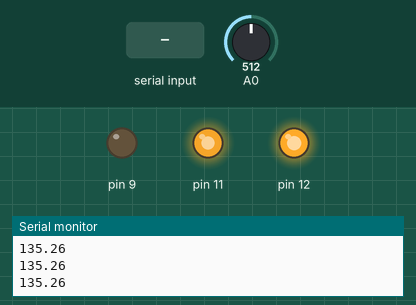
Bench run of a sketch on a simulated Arduino Uno, built with avr-gcc and run on an emulated ATmega328P. On the bench: output pins drawn as LEDs (lit = HIGH), the last lines printed to the serial monitor. The inputs (shaded band) are chosen by the test bench; at power-on: A0 = 512.

Above: at 1.2 s.
1.3 s: A0 set to 0
At 1.9 s:
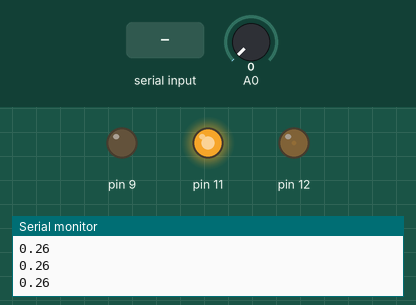
2.9 s: "90,45\n" received over Serial
At 3.3 s:
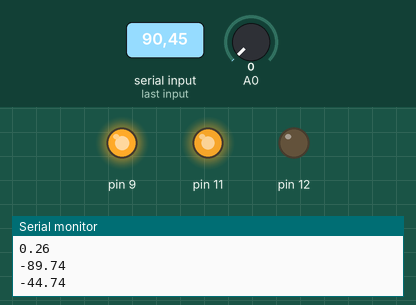
5.4 s: "5\n" received over Serial
At 6.0 s:
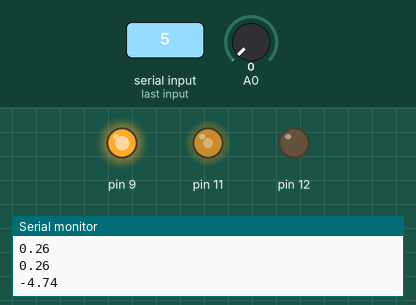
7.9 s: A0 set to 4
At 9.1 s:
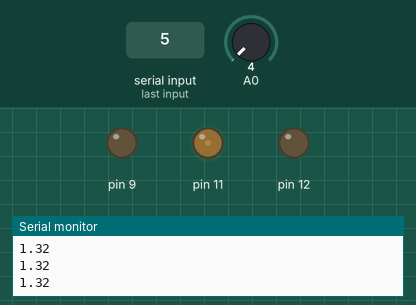
9.4 s: A0 set to 122
At 10.5 s:
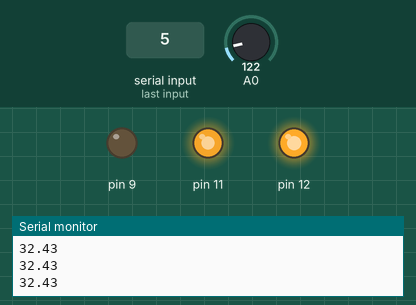
10.9 s: "30,150\n" received over Serial
At 11.6 s:
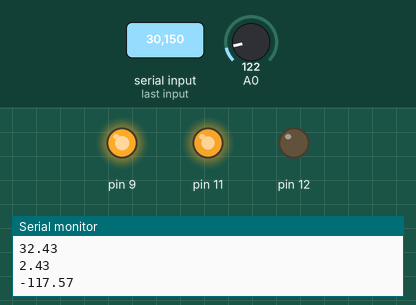
Timing chart, 0 to 13.4 s (numbered marks = the images above; inputs shaded):
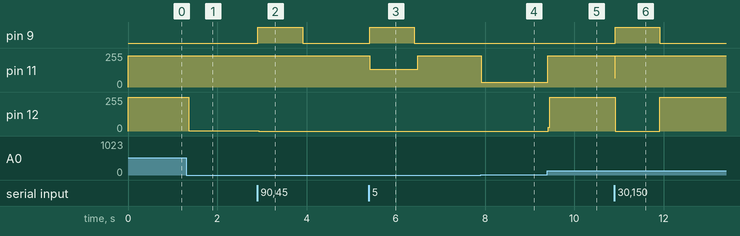

The sketch:

motor_3.ino
```cpp
double potcurval;    // variable to read the value from the analog pin
int angel; //Integer value of angle
 double angle =0;

 double curangle,kP=28.00,kI=42,kD=4,Last=0;
 double P=0,I=0,D=0,Drive,Error=0,Integral=0;

 void backward() {
   digitalWrite(12,HIGH);
   digitalWrite(9,LOW);
 }
  void forward()
 {
   digitalWrite(12,LOW);
   digitalWrite(9,HIGH);
 }
 void halt()
 {
    digitalWrite(12,LOW);
    digitalWrite(9,LOW);
 }
void setup()
{
  // myservo.attach(6);  // attaches the servo on pin 9 to the servo object
  pinMode(9,OUTPUT);
  pinMode(12,OUTPUT);
  Serial.begin(9600);
  pinMode(11,OUTPUT);
}
 void Errorcalc()
 {
   potcurval=(double)analogRead(A0)+1;
   potcurval=(potcurval/1024)*5;
    curangle=(potcurval/5)*270;

                Error = curangle-angle;
 }
void loop()
{
            if(Serial.available()>0)
            {
              angle=(double)Serial.parseInt();

            }
                 Errorcalc();
                if (abs(Error) <.8){ // prevent integral 'windup'
                Integral = Integral + Error; // accumulate the error integral
                }
                else {
                Integral=0; // zero it if out of bounds
                }
                P = Error*kP; // calc proportional term
                I = Integral*kI; // integral term
                D = (Last-curangle)*kD; // derivative term

                Drive = P + I + D; // Total drive = P+I+D

                //Drive = (Drive/550)*255; // scale Drive to be in the range 0-255


                if (abs(Drive)>255) {
                Drive=(Drive/abs(Drive)) *235;
                }


                Serial.println(Error);
                if (Error < 0){ // Check which direction to go.
                forward();

                }
                else if(Error >=0){ // depending on the sign of Error
                 backward();

                }

                if(abs(Error)<2)
                {
                  halt();
                }

                analogWrite (11,abs(Drive)); // send PWM command to motor board
                Last=curangle;
   /*
    Serial.println("P :");
    Serial.println(P);
    Serial.println("I :");
    Serial.println(I);
    Serial.println("D :");
    Serial.println(D);
    */

}
```

Measured:
- the behaviour switches between 2 and 3 on A0 (found by bisection; images 3 and 4)
- after the input at 1.3 s, pin 12: 255/255 → 1/255 after 0.06 s
- after the input at 2.9 s, pin 9: LOW → HIGH at once, → LOW 1.0 s later; pin 12: 1/255 → 0/255 at once
- after the input at 5.4 s, pin 9: LOW → HIGH at once, → LOW 1.0 s later; pin 11: 235/255 → 132/255 at once, → 235/255 1.1 s later
- after the input at 7.9 s, pin 11: 235/255 → 36/255 at once
- after the input at 9.4 s, pin 11: 36/255 → 235/255 at once; pin 12: 0/255 → 255/255 at once
- after the input at 10.9 s, pin 9: LOW → HIGH at once, → LOW 1.0 s later; pin 11: 235/255 → 68/255 at once, → 235/255 0.01 s later; pin 12: 255/255 → 0/255 at once, → 255/255 1.0 s later
